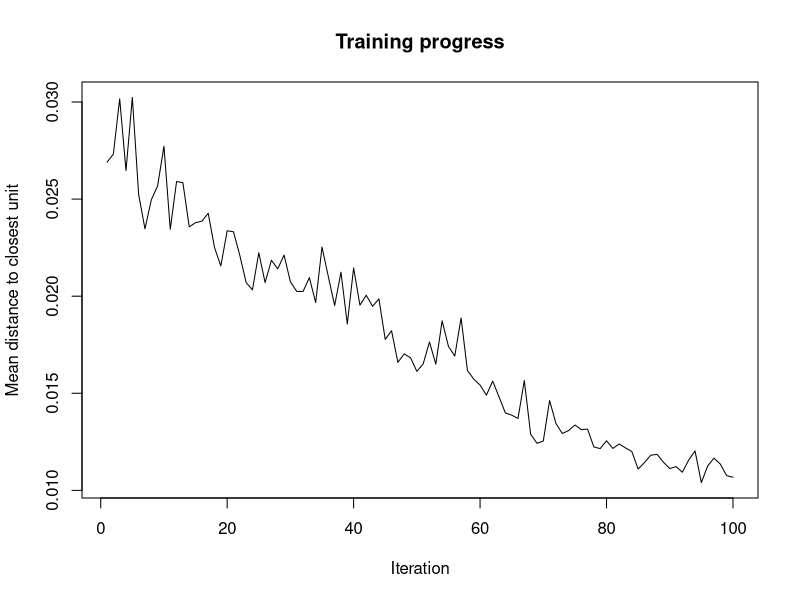
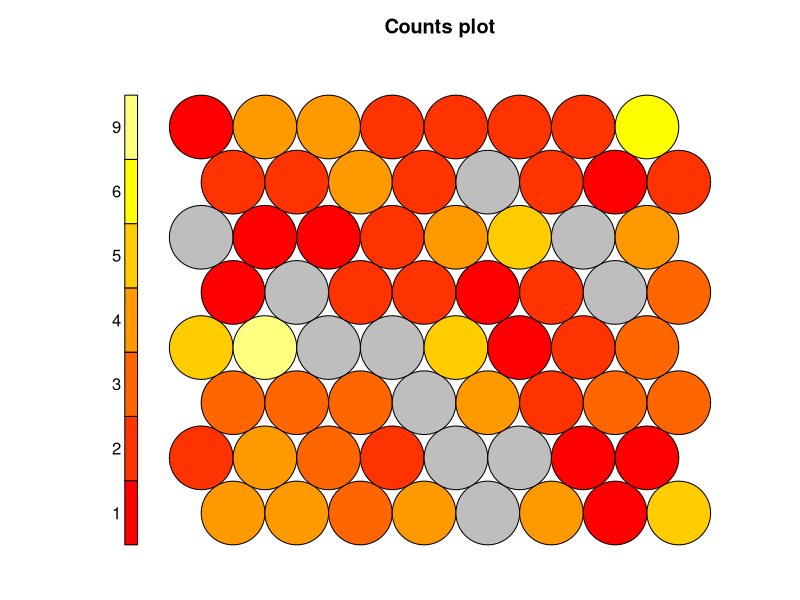
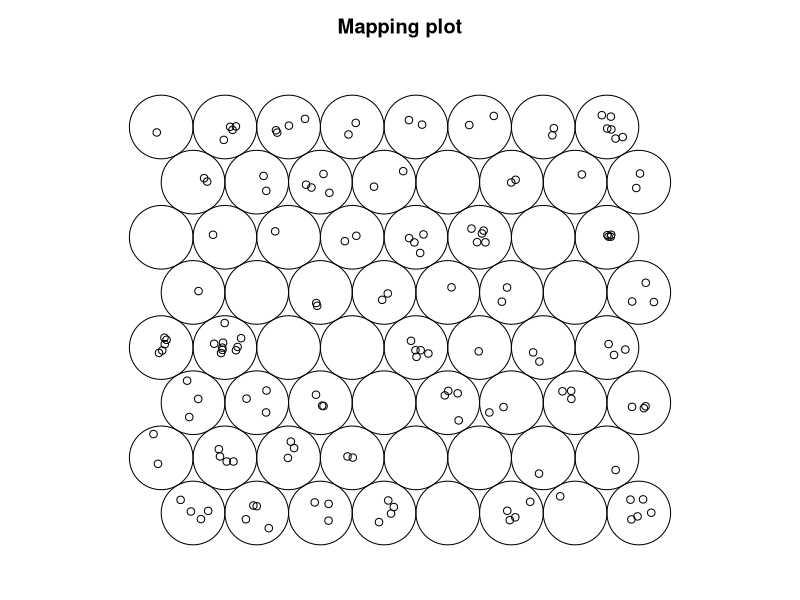
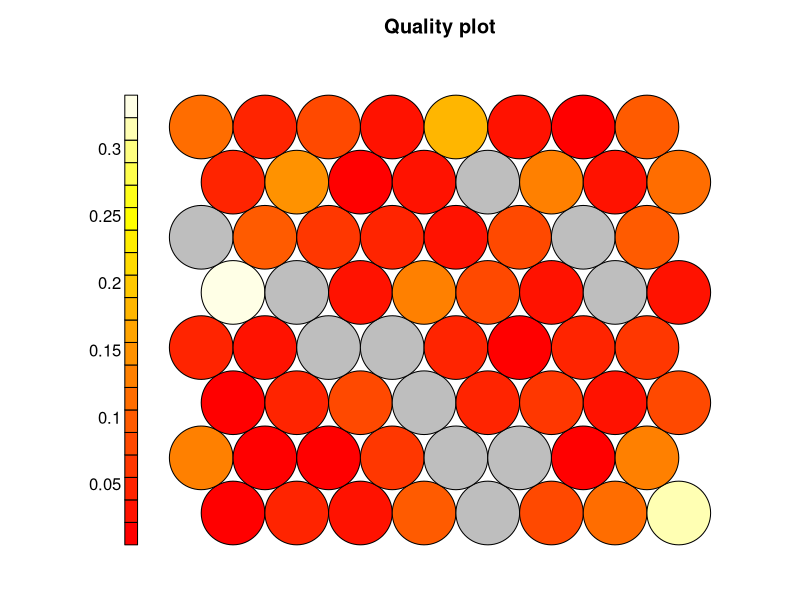
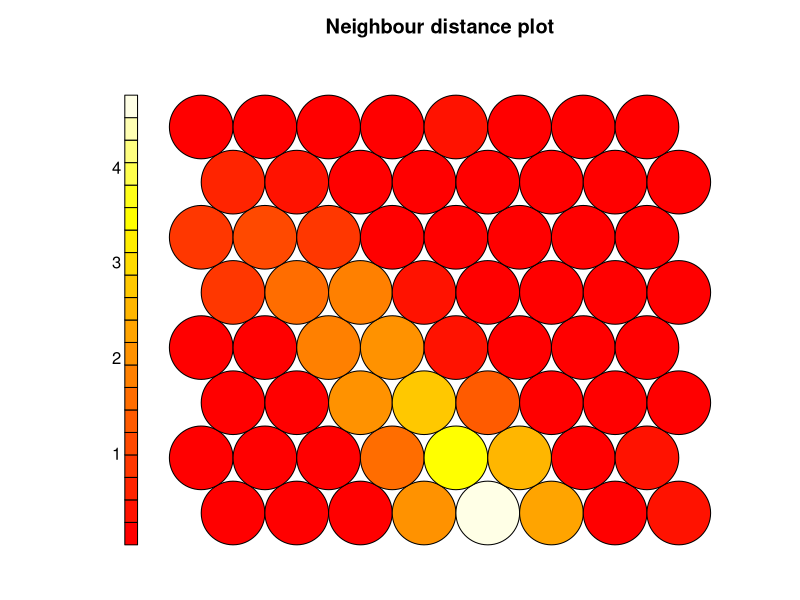
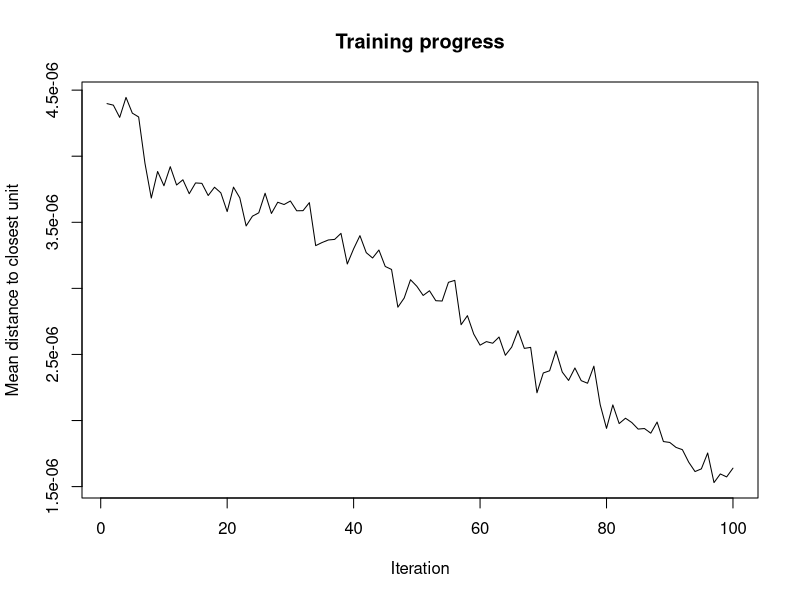
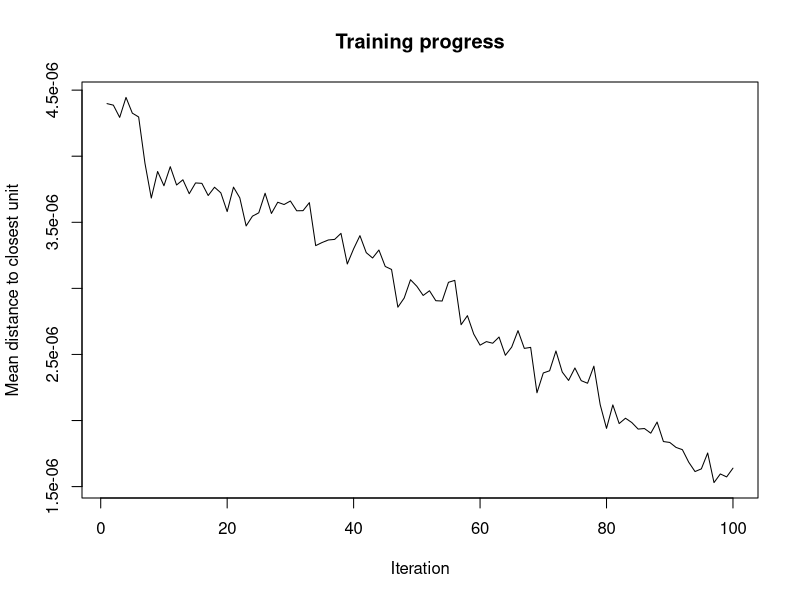
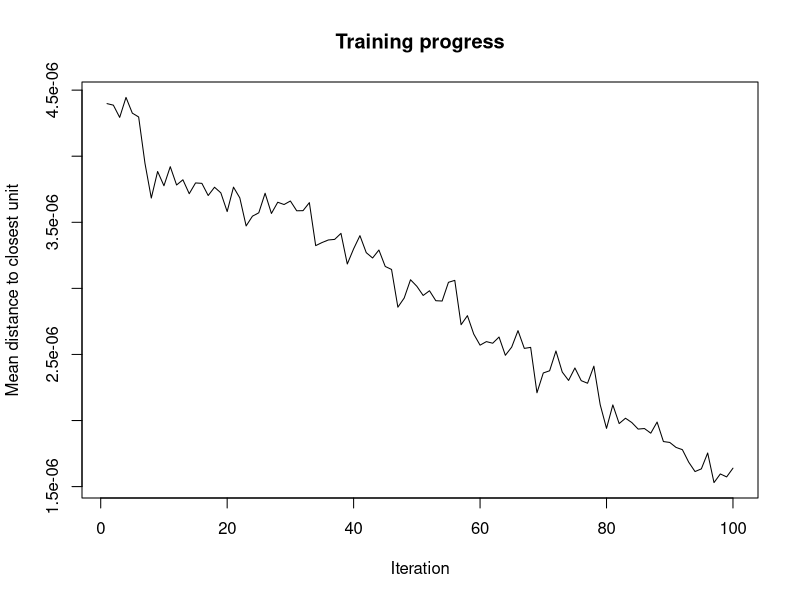

The R script that drew these images, in order:

data <- read.table("iris.data", header = T, sep = ",")
head(data)

install.packages("kohonen")
require(kohonen)

# Deep learning somka
trenovacie <- as.matrix(data[,1:4])
siet <- somgrid(xdim = 8, ydim = 8, topo = "hexagonal")
somka <- som(trenovacie, grid = siet, rlen = 100)

plot(somka, "changes")
plot(somka, "count")
plot(somka, "mapping")
plot(somka, "quality")
plot(somka, "dist.neighbours")


data <- read.table("data.txt", header = F, sep = ",")
head (data)

data <- data[,2:65]
head(data)
summary(data)
trenovacie <- as.matrix(data)
siet <- somgrid(xdim = 20, ydim = 10, topo = "rectangular")
somka <- som(trenovacie, grid = siet, rlen = 100)

plot(somka, "changes")
plot(somka, "changes")
plot(somka, "changes")
plot(somka, "count")
plot(somka, "mapping")
plot(somka, "quality")

siet <- somgrid(xdim = 10, ydim = 5, topo = "rectangular")
somka <- som(trenovacie, grid = siet, rlen = 100)
plot(somka, "changes")
plot(somka, "count")
summary(somka)
